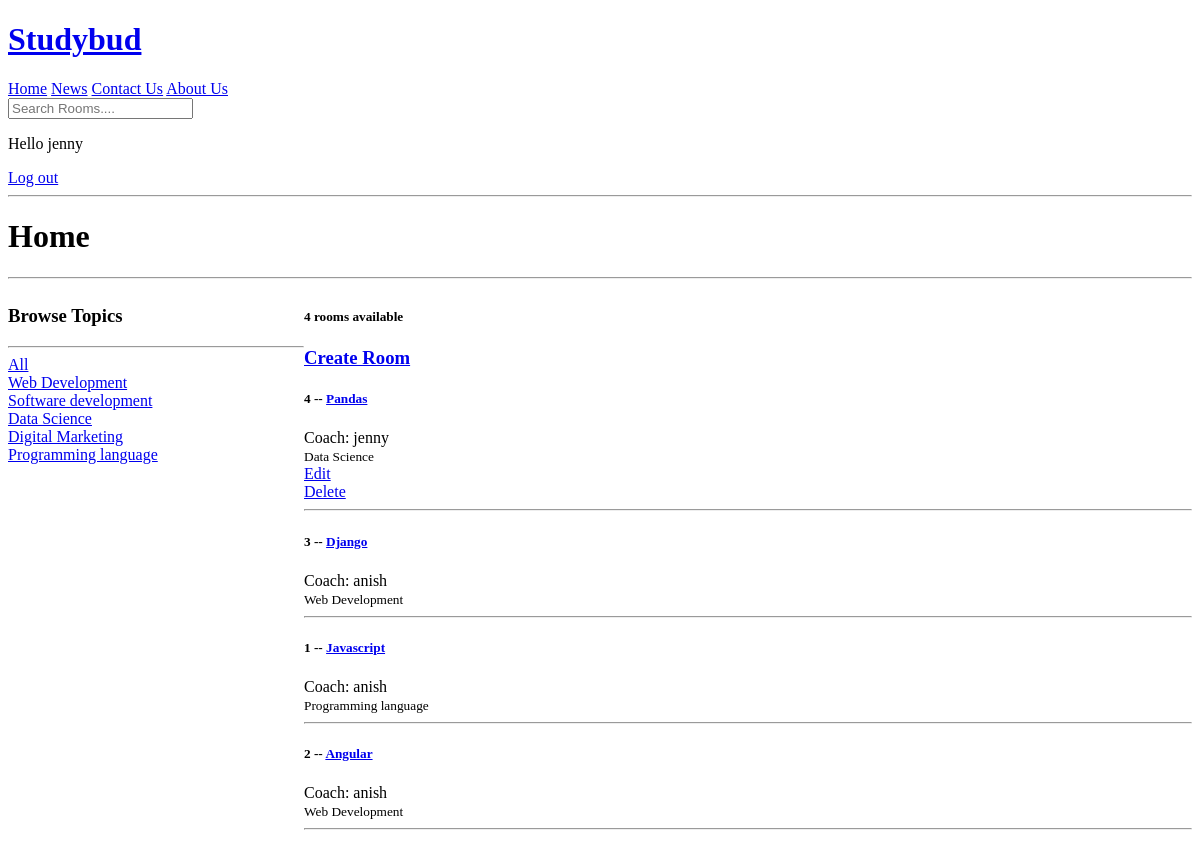
The page / (signed in) on the database as committed earlier.
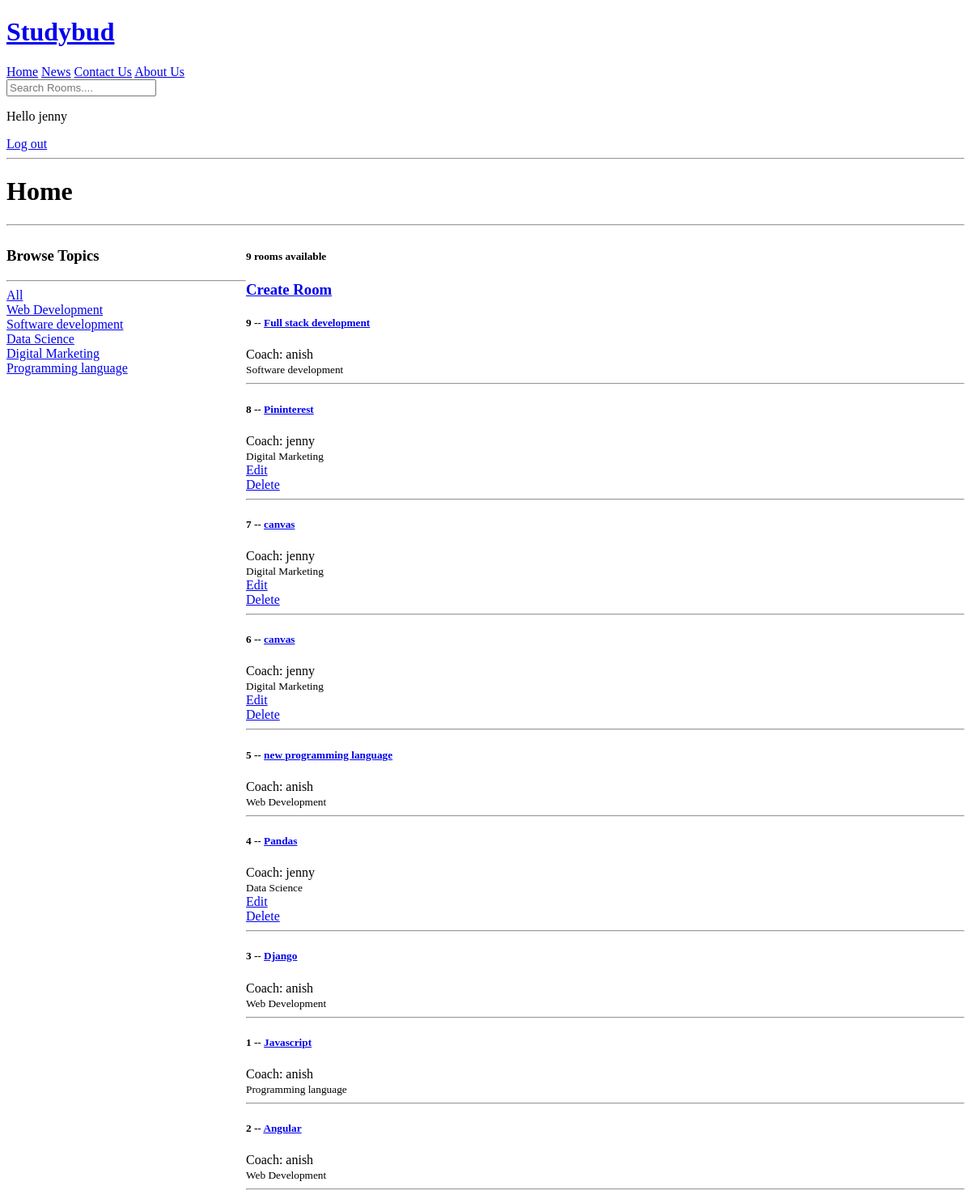
The same page on the database as committed later.
### base/models.py (models this page shows, shortened)
class Topic (models.Model):
    name = models.CharField(max_length=200)

class Room(models.Model):
    host = models.ForeignKey(User, on_delete=models.SET_NULL, null=True)
    topic = models.ForeignKey(Topic, on_delete=models.SET_NULL, null=True)
    name = models.CharField(max_length=200)
    description = models.TextField(null = True, blank=True)
    updated = models.DateTimeField(auto_now=True)
    created = models.DateTimeField(auto_now_add=True)
    class Meta:
        ordering = ['-updated', '-created']

### base/views.py (the view)
# urls.py: path('',views.home , name='home'),
def home(request):
    q = request.GET.get('q') if request.GET.get('q') != None else ''
    rooms = Room.objects.filter(
        Q(topic__name__icontains=q) |
        Q(name__icontains=q) |
        Q(description__icontains=q)
    )
    topics = Topic.objects.all()
    room_count = rooms.count()
    context = {'rooms': rooms , 'topics' : topics, 'room_count': room_count }
    return render(request, 'base/home.html', context )

### base/templates/base/home.html (shortened to what this page needs)
{% extends 'main.html'%}
{% block content%}
<h1>Home</h1> <hr>
<div class="home-container">
    <div>
        <h3>Browse Topics</h3>
        <hr>
        <div>
            <a href="{% url 'home' %}">All</a>
        </div>
        {% for topic in topics %}
        <div>
            <a href="{% url 'home' %}?q={{topic.name}}">{{topic.name}}</a>
        </div>
        {% endfor %}
    </div>
    <div>
        <h5>{{room_count}} rooms available</h5>
        <a href="{% url 'create-room' %}"> <h3>Create Room</h3></a>
    <div>
        {% for room in rooms %}
        <div>
            <h5>{{room.id}} --  <a href="{% url 'room' room.id %}">{{room.name}}</a></h5>
            <span>Coach: {{room.host.username}}</span><br>
            <small>{{room.topic.name}}</small><br>
            {%if request.user == room.host %}
            <a href="{% url 'update-room' room.id%}"> Edit</a> <br>
            <a href="{% url 'delete-room' room.id%}"> Delete</a>
            {% endif %}
            <hr>
        </div>
        {% endfor %}
    </div>
    </div>
</div>
{% endblock content %}

Rows that differ between the two databases and show on the page:
added Room: id "9", name "Full stack development", host.username "anish", topic.name "Software development"
added Room: id "8", name "Pininterest", host.username "jenny", topic.name "Digital Marketing", shows "Edit"
added Room: id "7", name "canvas", host.username "jenny", topic.name "Digital Marketing", shows "Edit"
added Room: id "6", name "canvas", host.username "jenny", topic.name "Digital Marketing", shows "Edit"
added Room: id "5", name "new programming language", host.username "anish", topic.name "Web Development"
Other text that changed with them:
{{ room_count }}: "4" → "9"
